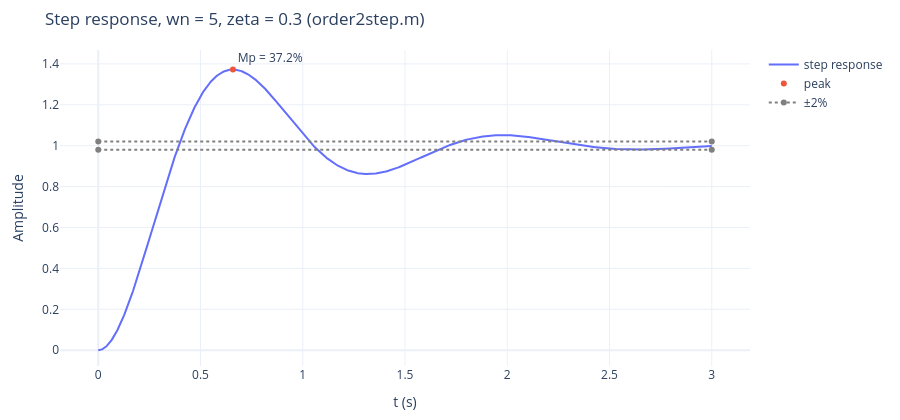

Notebook code for this chart:
### Markdown cell above
## 2. 步階響應與時域規格（`order2step.m`）

```matlab
wn=5; z=0.3;
[num den]=ord2(wn,z);       % num = 1, den = [1 2*z*wn wn^2]
g=tf(num*wn^2,den);         % G(s) = wn^2/(s^2+2 z wn s+wn^2)
step(g)
```
網頁講義推導出：
$y(t)=1-\dfrac{e^{-\zeta\omega_n t}}{\sqrt{1-\zeta^2}}\sin(\omega_d t+\phi)$，$\phi=\cos^{-1}\zeta$，
$t_r=\dfrac{\pi-\phi}{\omega_d}$、$t_p=\dfrac{\pi}{\omega_d}$、$M_p=e^{-\zeta\pi/\sqrt{1-\zeta^2}}$、$t_s\approx 4/(\zeta\omega_n)$（2%）。

### Code cell
wn, z = 5.0, 0.3
num, den = ord2(wn, z)
g = signal.TransferFunction(np.array(num) * wn**2, den)
t = np.linspace(0, 3, 30001)
_, y = signal.step(g, T=t)
wd, phi = wn * np.sqrt(1 - z**2), np.arccos(z)
yf = 1 - np.exp(-z * wn * t) / np.sqrt(1 - z**2) * np.sin(wd * t + phi)
print(f"step: max |scipy step - closed form| = {np.max(np.abs(y - yf)):.1e}")
tr = t[np.argmax(y >= 1)]
tp, Mp = t[np.argmax(y)], y.max() - 1
inside = np.abs(y - 1) <= 0.02
ts = t[np.where(~inside)[0][-1] + 1]
print(f"t_r = {tr:.4f} s  (formula (pi - acos z)/wd = {(np.pi - phi) / wd:.4f})")
print(f"t_p = {tp:.4f} s  (formula pi/wd = {np.pi / wd:.4f})")
print(f"M_p = {Mp * 100:.2f} %  (formula exp(-z pi/sqrt(1-z^2)) = {np.exp(-z * np.pi / np.sqrt(1 - z**2)) * 100:.2f} %)")
print(f"t_s(2%) = {ts:.4f} s  (approximation 4/(z wn) = {4 / (z * wn):.4f})")
L = np.log(Mp) / np.pi
print(f"zeta from M_p: sqrt((ln Mp/pi)^2/(1+(ln Mp/pi)^2)) = {np.sqrt(L**2 / (1 + L**2)):.4f}")
s = slice(None, None, 20)
fig = go.Figure([go.Scatter(x=t[s], y=y[s], name="step response"),
                 go.Scatter(x=[tp], y=[1 + Mp], mode="markers+text", text=[f"Mp = {Mp * 100:.1f}%"], textposition="top right", name="peak"),
                 go.Scatter(x=[0, 3], y=[1.02, 1.02], line=dict(color="gray", dash="dot"), name="±2%"),
                 go.Scatter(x=[0, 3], y=[0.98, 0.98], line=dict(color="gray", dash="dot"), showlegend=False)])
show(fig, "Step response, wn = 5, zeta = 0.3 (order2step.m)", ylab="Amplitude")

### Figure 1 — Plotly figure (JSON) as saved in the notebook; plotly's stock layout.template omitted (floating-point values rounded to 4 significant figures; data arrays with more than 128 entries replaced by an {"elided": "..."} marker saying what was removed)
{"data": [{"name": "step response", "type": "scatter", "x": {"elided": "1501 float values"}, "y": {"elided": "1501 float values"}}, {"mode": "markers+text", "name": "peak", "text": ["Mp = 37.2%"], "textposition": "top right", "type": "scatter", "x": [0.6587], "y": [1.372]}, {"line": {"color": "gray", "dash": "dot"}, "name": "±2%", "type": "scatter", "x": [0, 3], "y": [1.02, 1.02]}, {"line": {"color": "gray", "dash": "dot"}, "showlegend": false, "type": "scatter", "x": [0, 3], "y": [0.98, 0.98]}], "layout": {"height": 420, "margin": {"b": 50, "l": 60, "r": 20, "t": 50}, "title": {"text": "Step response, wn = 5, zeta = 0.3 (order2step.m)"}, "xaxis": {"title": {"text": "t (s)"}}, "yaxis": {"title": {"text": "Amplitude"}}}}
